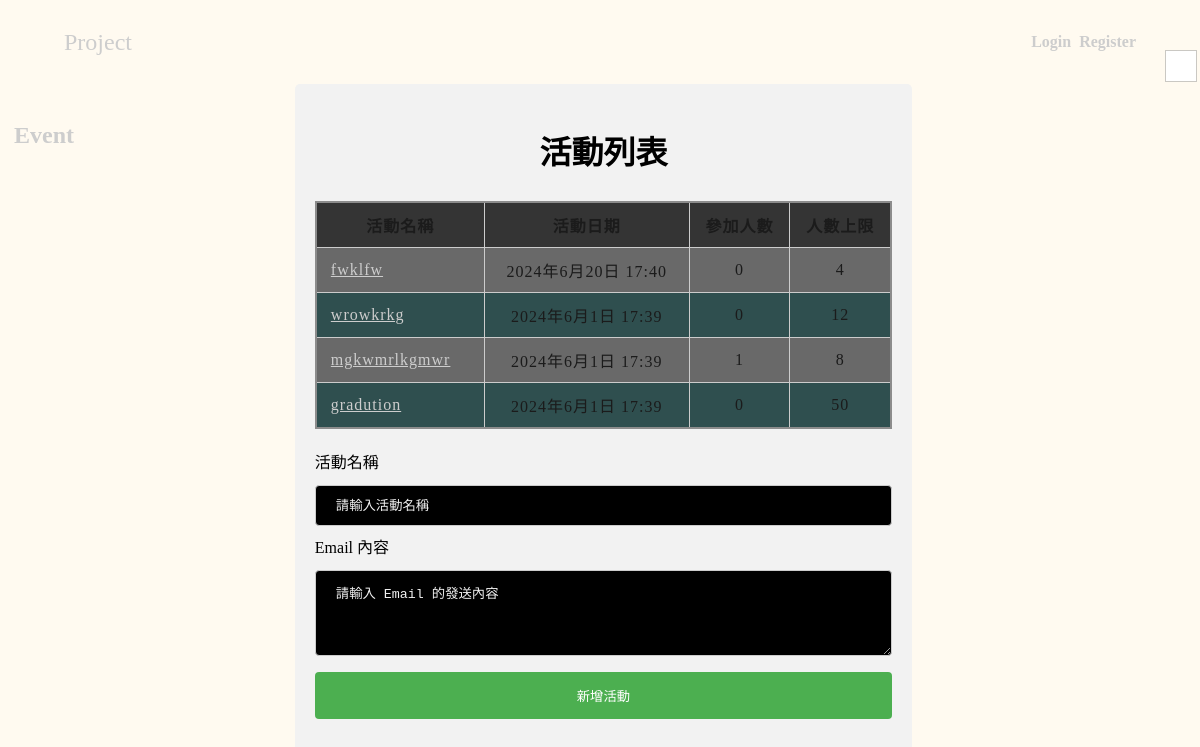
Before: /eventPage with the older database file.
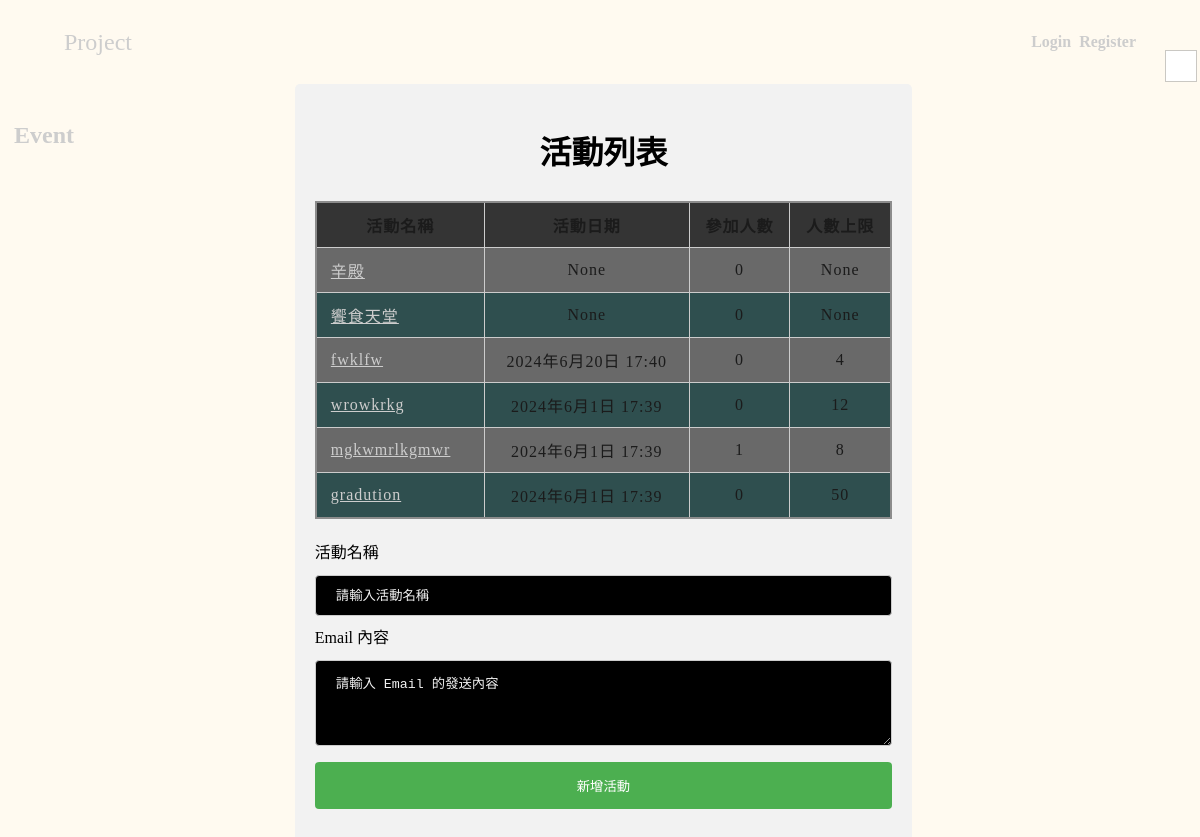
After: the same page with the newer database file.
### manage_system/models.py (models this page shows, shortened)
class Event(models.Model):
    eventName = models.CharField(max_length=150)
    eventDateTime = models.DateTimeField(null=True)
    createUser = models.ForeignKey(User, null=True, blank=True, on_delete=models.SET_NULL, related_name = 'createdEvents')
    joinedUsers = models.ManyToManyField(User, related_name='joinedEvents', blank=True)
    max_limit = models.PositiveIntegerField(null=True)
    createDate = models.DateTimeField(auto_now_add=True)
    sheetId = models.CharField(max_length=150, null=True)
    draftId = models.CharField(max_length=150, null=True)
    class Meta:
        ordering=('-createDate',)

### manage_system/views.py (the view)
# urls.py: path("eventPage", eventPage),
def eventPage(request):
    try:
        event_name = request.GET['event-name']
        sheet_id, draft_id = initializeEventSetting(event_name)
    except:
        event_name, sheetId, draftId = None, None, None
        print("The event is not created because the corresponding sheet and draft cannot be found.")
    if event_name != None:
        Event.objects.create(eventName=event_name, sheetId=sheet_id, draftId=draft_id)
    events = Event.objects.all()
    return render(request, 'eventPage.html', locals())

### templates/eventPage.html
{% extends "base.html" %}
{% load static %}
{% block extra-css %}
  <link rel="stylesheet" href="{% static "css/eventPage/light.css" %}"/>
  <link rel="stylesheet" href="{% static "css/eventPage/dark.css" %}" id="darkTheme" disabled/>
{% endblock %}
{% block main-wrapper %}
<div class="main-content">
  <header><h1>活動列表</h1></header>
  <section id="events-list">
    <table>
      <thead>
        <tr>
          <th>活動名稱</th>
          <th>活動日期</th>
          <th>參加人數</th>
          <th>人數上限</th>
        </tr>
      </thead>
      <tbody>
        {% for event in events %}
        <tr>
          <td id="event-name"><a href="/participantPage/{{event.eventName}}">{{ event.eventName }}</a></td>
          <td>{{ event.eventDateTime }}</td>
          <td>{{ event.joinedUsers.count }}</td>
          <td>{{ event.max_limit }}</td>
        </tr>
        {% endfor %}
      </tbody>
    </table>
  </section>
  <section id="new-event">
    <form action="/eventPage" method="get">
      <label for="event-name">活動名稱</label>
      <br />
      <input
        type="text"
        id="event-name"
        name="event-name"
        placeholder="請輸入活動名稱"
        value=""
      />
      <br />
      <label for="email-text">Email 內容</label>
      <br />
      <textarea
        id="email-text"
        rows="4"
        cols="50"
        placeholder="請輸入 Email 的發送內容"
      ></textarea>
      <input type="submit" value="新增活動" />
    </form>
  </section>
</div>
{% endblock %}

### templates/base.html (shortened to what this page needs)
{% load static %}
<html>
  <head>
    <link rel="stylesheet" href="{% static "css/base/light.css" %}">
    <link rel="stylesheet" href="{% static "css/base/dark.css" %}" id="darkTheme" disabled>
    <link rel="stylesheet" href="{% static "css/nav.css" %}" />
    {% block extra-css %}{% endblock %}
  </head>
  <body>
    <div class="top-navigation">
      <a href="/" class="logo">Project</a>
      <a href="/login"><h4>Login</h4></a>
      <a href="/register"><h4>Register</h4></a>
    </div>
    <div class="main-wrapper">
      <div class="sidebar-container">
        <h2><a href="/eventPage">Event</a></h2>
      </div>
      {% block main-wrapper %}{% endblock %}
    </div>
    <div class="scene scene--card sundarkmodep">
      <div class="card", id="themeToggle">
        <div class="card__face card__face--front"><span class="fa fa-moon" aria-hidden="true"></div>
      </div>
    </div>
  </body>
</html>

### static/css/base/light.css (style rules this page uses)
html { background-color: #FFFAF0; color: #1b1b1b; line-height: 1.75; }
h2 { padding: 10px; }
a { color: #cdcdcd; padding: 0.25rem; text-decoration: none; }
.main-content a { color: #cdcdcd; padding: 0.25rem; text-decoration: underline; }
body { height: 90%; margin: 0; }
table { border-collapse: collapse; border: 2px solid rgb(140 140 140); font-size: 1rem; letter-spacing: 1px; background-color: #343434; }
th, td { border: 1px solid rgb(160 160 160); padding: 0.5rem 0.75rem; text-align: center; }
.sidebar-container { position: sticky; top: 0px; height: 100vh; }
.main-wrapper { display: grid; gap: 3rem; grid-template-columns: minmax(0, 1fr) minmax(0, 2.5fr) minmax(0, 15rem); }
.main-content { padding-top: 3rem; padding-bottom: 3rem; }
.scene { width: 30px; height: 30px; perspective: 600px; position: fixed; z-index: 99999; top: 50px; right: 5px; }
.card { width: 100%; height: 100%; cursor: pointer; transform-style: preserve-3d; transform-origin: center right; transition: transform 1s; border: 1px solid rgb(150, 150, 150, .5); }
.card__face { position: absolute; width: 100%; height: 100%; text-align: center; font-size: 16px; backface-visibility: hidden; }
.card__face--front { color: black !important; background: white; }

### static/css/nav.css (style rules this page uses)
.top-navigation { display: flex; flex-direction: row; justify-content: space-between; align-items: center; padding: 10px 5%; height: 4rem; }
.logo { text-decoration: none; font-size: 24px; flex-grow: 1; }

### static/css/eventPage/light.css (style rules this page uses)
h1 { text-align: center; margin-bottom: 20px; }
div.main-content { border-radius: 5px; background-color: #f2f2f2; padding: 20px; }
header, label { color: black; }
input[type="text"], textarea { width: 100%; color: white; background-color: black; padding: 12px 20px; margin: 8px 0; display: inline-block; border: 1px solid #ccc; border-radius: 4px; box-sizing: border-box; }
input[type="submit"] { width: 100%; background-color: #4caf50; color: white; padding: 14px 20px; margin: 8px 0; border: none; border-radius: 4px; cursor: pointer; }
input[type="text"]::placeholder, textarea::placeholder { color: #f2f2f2; }
table { width: 100%; border-collapse: collapse; margin: 20px 0; }
th, td { padding: 10px; border: 1px solid #ccc; text-align: center; }
td#event-name { text-align: left; }
tbody tr:nth-child(odd) { background-color: DimGrey; }
tbody tr:nth-child(even) { background-color: DarkSlateGrey; }

Changed rows visible on the page:
added Event: eventName "辛殿", eventDateTime "None", joinedUsers.count "0", max_limit "None"
added Event: eventName "饗食天堂", eventDateTime "None", joinedUsers.count "0", max_limit "None"
